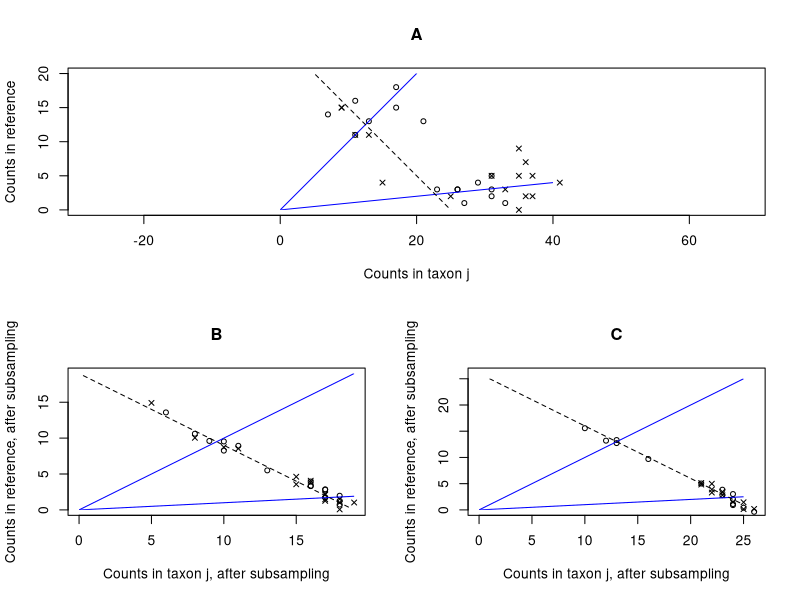

Source code (R):

#This script is used for producing figure 2 in section 3 (explains why dropping samples based on 
#observed number of counts in subvector is wrong)
#See manuscript for description of graph


pdf(file = paste0('../../Results/NO_FILTER_GRAPH.pdf'))
layout(matrix(c(1,1, 2,3), nrow = 2, ncol = 2, byrow = TRUE))
cex_param = 0.8
n_X = n_Y = 16
rate_X = 20
rate_Y = 30
set.seed(1)
pj = sample(x = c(0.9,0.5), size = n_X, replace = T) #sample the overdispersion pattern
qj = sample(x = c(0.9,0.5), size = n_Y, replace = T)
N_X = rpois(n_X,lambda = rate_X + 1*rate_X*(pj>0.5)) # sample subvector depths
N_Y = rpois(n_X,lambda = rate_Y)

X_j = rbinom(n_X,size = N_X,prob = pj)  #sample counts in subvectors
Y_j = rbinom(n_Y,size = N_Y,prob = qj)


X_r = N_X - X_j
Y_r = N_Y - Y_j

AXIS_LIMIT = max(max(c(X_j,Y_j)),max(c(X_r,Y_r)))

#PLOT1 - counts in vectors - prior to subsampling
plot(Y_j,Y_r,pch=1,col = 'black',xlim = c(0,40),ylim = c(0,20),main = 'A',xlab = "Counts in taxon j",ylab = "Counts in reference",asp = 1 ,cex = cex_param)
points(X_j,X_r,pch=4,col = 'black' ,cex = cex_param)
clip(0,40, 0, 20)
abline(0,1,col = 'blue',lwd = 1)
abline(0,0.1,col = 'blue',lwd = 1)
FILTER_FROM = 25
abline(FILTER_FROM,-1,col = 'black',lwd = 1,lty = 2)

#PLOT2 - counts in vector after subsampling, without filtration
lambda_rar = min(N_X,N_Y)
X_tilde_j = rhyper(n_X,m = X_j,n = X_r,k = lambda_rar)
Y_tilde_j = rhyper(n_Y,m = Y_j,n = Y_r,k = lambda_rar)
X_tilde_r = lambda_rar - X_tilde_j
Y_tilde_r = lambda_rar - Y_tilde_j


plot(jitter(Y_tilde_j,0),jitter(Y_tilde_r,6),pch=1,col = 'black',xlim = c(0,lambda_rar),ylim = c(0,lambda_rar),main = 'B',xlab = "Counts in taxon j, after subsampling",ylab = "Counts in reference, after subsampling" ,cex = cex_param)
points(jitter(X_tilde_j,0),jitter(X_tilde_r,6),pch=4,col = 'black' ,cex = cex_param)
clip(0,lambda_rar, 0, lambda_rar)
abline(0,1,col = 'blue',lwd = 1)
abline(0,0.1,col = 'blue',lwd = 1)
arrows(0+0.3,lambda_rar-0.3,x1 = lambda_rar-0.3,y1 = 0.3,col = 'black',lty = 2,lwd = 1,code = 0)


#PLOT3 - counts in vector after subsampling, with filtration

X_j_filtered = X_j[(X_j + X_r)>=FILTER_FROM]
X_r_filtered = X_r[(X_j + X_r)>=FILTER_FROM]
Y_j_filtered = Y_j[(Y_j + Y_r)>=FILTER_FROM]
Y_r_filtered = Y_r[(Y_j + Y_r)>=FILTER_FROM]

lambda_rar_filtered = min(c(X_j_filtered+X_r_filtered,Y_j_filtered+Y_r_filtered))
X_tilde_j_filtered = rhyper(length(X_j_filtered),m = X_j_filtered, n = X_r_filtered, k = lambda_rar_filtered)
Y_tilde_j_filtered = rhyper(length(Y_j_filtered),m = Y_j_filtered, n = Y_r_filtered, k = lambda_rar_filtered)
X_tilde_r_filtered = lambda_rar_filtered - X_tilde_j_filtered
Y_tilde_r_filtered = lambda_rar_filtered - Y_tilde_j_filtered


plot(jitter(Y_tilde_j_filtered,0),jitter(Y_tilde_r_filtered,6),pch=1,col = 'black',xlim = c(0,lambda_rar_filtered),ylim = c(0,lambda_rar_filtered),main = 'C',xlab = "Counts in taxon j, after subsampling",ylab = "Counts in reference, after subsampling" ,cex = cex_param)
points(jitter(X_tilde_j_filtered,0),jitter(X_tilde_r_filtered,6),pch=4,col = 'black' ,cex = cex_param)
clip(0,25, 0, 25)


abline(0,1,col = 'blue',lwd = 1)
abline(0,0.1,col = 'blue',lwd = 1)
arrows(0+0.3,lambda_rar_filtered-0.3,x1 = lambda_rar_filtered-0.3,y1 = 0.3,col = 'black',lty = 2,lwd = 1,code = 0)


dev.off()
par(mfrow=c(1,1))